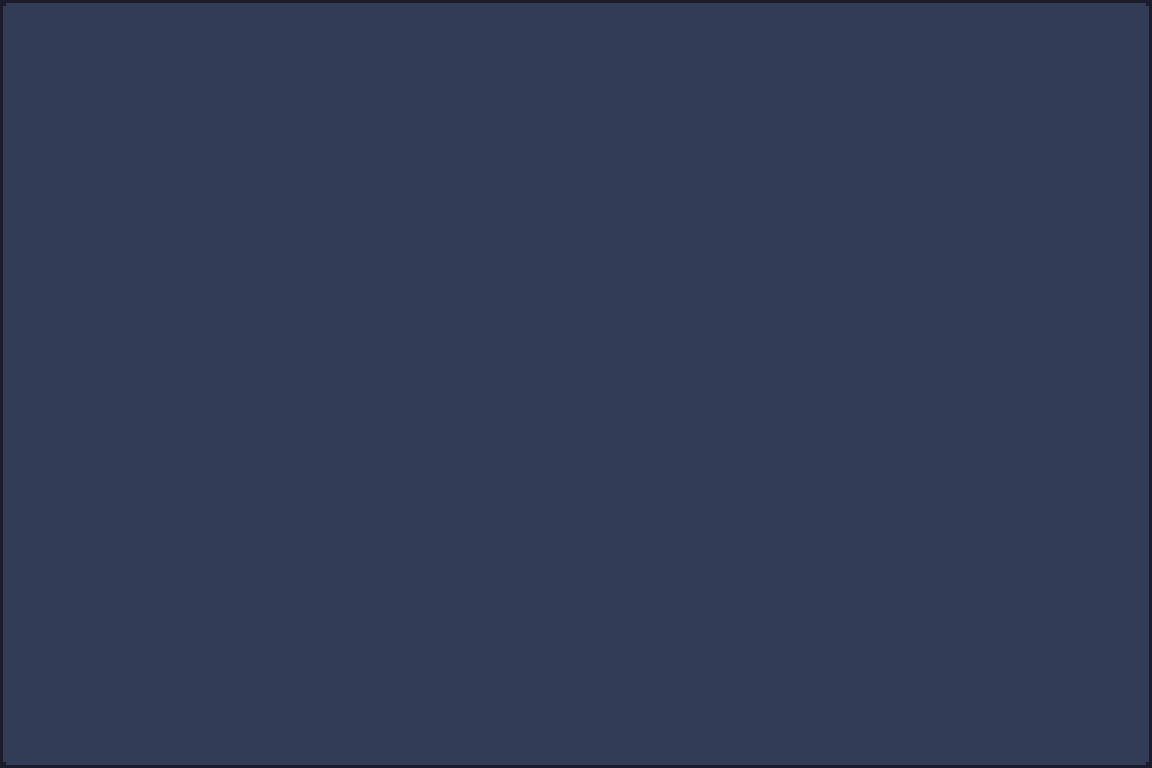

This is a level from a 2D game, rendered from its Tiled map with the project's own tilesets. A one-line summary and the complete map file follow:
An orthogonal 36x24 tile map with 32x32 px tiles, 1 tile layer (floor).

<map version="1.9" tiledversion="1.9.1" orientation="orthogonal" renderorder="right-down" width="36" height="24" tilewidth="32" tileheight="32" infinite="0" nextlayerid="2" nextobjectid="1">
 <editorsettings>
  <export target="map.tmj" format="json" />
 </editorsettings>
 <tileset firstgid="1" name="tileset" tilewidth="32" tileheight="32" tilecount="7659" columns="111">
  <image source="tileset.png" width="3552" height="2208" />
 </tileset>
 <layer id="1" name="floor" width="36" height="24">
  <data encoding="csv">
436,437,437,437,437,437,437,437,437,437,437,437,437,437,437,437,437,437,437,437,437,437,437,437,437,437,437,437,437,437,437,437,437,437,437,2147484084,
547,548,548,548,548,548,548,548,548,548,548,548,548,548,548,548,548,548,548,548,548,548,548,548,548,548,548,548,548,548,548,548,548,548,548,2147484195,
547,548,548,548,548,548,548,548,548,548,548,548,548,548,548,548,548,548,548,548,548,548,548,548,548,548,548,548,548,548,548,548,548,548,548,2147484195,
547,548,548,548,548,548,548,548,548,548,548,548,548,548,548,548,548,548,548,548,548,548,548,548,548,548,548,548,548,548,548,548,548,548,548,2147484195,
547,548,548,548,548,548,548,548,548,548,548,548,548,548,548,548,548,548,548,548,548,548,548,548,548,548,548,548,548,548,548,548,548,548,548,2147484195,
547,548,548,548,548,548,548,548,548,548,548,548,548,548,548,548,548,548,548,548,548,548,548,548,548,548,548,548,548,548,548,548,548,548,548,2147484195,
547,548,548,548,548,548,548,548,548,548,548,548,548,548,548,548,548,548,548,548,548,548,548,548,548,548,548,548,548,548,548,548,548,548,548,2147484195,
547,548,548,548,548,548,548,548,548,548,548,548,548,548,548,548,548,548,548,548,548,548,548,548,548,548,548,548,548,548,548,548,548,548,548,2147484195,
547,548,548,548,548,548,548,548,548,548,548,548,548,548,548,548,548,548,548,548,548,548,548,548,548,548,548,548,548,548,548,548,548,548,548,2147484195,
547,548,548,548,548,548,548,548,548,548,548,548,548,548,548,548,548,548,548,548,548,548,548,548,548,548,548,548,548,548,548,548,548,548,548,2147484195,
547,548,548,548,548,548,548,548,548,548,548,548,548,548,548,548,548,548,548,548,548,548,548,548,548,548,548,548,548,548,548,548,548,548,548,2147484195,
547,548,548,548,548,548,548,548,548,548,548,548,548,548,548,548,548,548,548,548,548,548,548,548,548,548,548,548,548,548,548,548,548,548,548,2147484195,
547,548,548,548,548,548,548,548,548,548,548,548,548,548,548,548,548,548,548,548,548,548,548,548,548,548,548,548,548,548,548,548,548,548,548,2147484195,
547,548,548,548,548,548,548,548,548,548,548,548,548,548,548,548,548,548,548,548,548,548,548,548,548,548,548,548,548,548,548,548,548,548,548,2147484195,
547,548,548,548,548,548,548,548,548,548,548,548,548,548,548,548,548,548,548,548,548,548,548,548,548,548,548,548,548,548,548,548,548,548,548,2147484195,
547,548,548,548,548,548,548,548,548,548,548,548,548,548,548,548,548,548,548,548,548,548,548,548,548,548,548,548,548,548,548,548,548,548,548,2147484195,
547,548,548,548,548,548,548,548,548,548,548,548,548,548,548,548,548,548,548,548,548,548,548,548,548,548,548,548,548,548,548,548,548,548,548,2147484195,
547,548,548,548,548,548,548,548,548,548,548,548,548,548,548,548,548,548,548,548,548,548,548,548,548,548,548,548,548,548,548,548,548,548,548,2147484195,
547,548,548,548,548,548,548,548,548,548,548,548,548,548,548,548,548,548,548,548,548,548,548,548,548,548,548,548,548,548,548,548,548,548,548,2147484195,
547,548,548,548,548,548,548,548,548,548,548,548,548,548,548,548,548,548,548,548,548,548,548,548,548,548,548,548,548,548,548,548,548,548,548,2147484195,
547,548,548,548,548,548,548,548,548,548,548,548,548,548,548,548,548,548,548,548,548,548,548,548,548,548,548,548,548,548,548,548,548,548,548,2147484195,
547,548,548,548,548,548,548,548,548,548,548,548,548,548,548,548,548,548,548,548,548,548,548,548,548,548,548,548,548,548,548,548,548,548,548,2147484195,
547,548,548,548,548,548,548,548,548,548,548,548,548,548,548,548,548,548,548,548,548,548,548,548,548,548,548,548,548,548,548,548,548,548,548,2147484195,
1073742260,1073742261,1073742261,1073742261,1073742261,1073742261,1073742261,1073742261,1073742261,1073742261,1073742261,1073742261,1073742261,1073742261,1073742261,1073742261,1073742261,1073742261,1073742261,1073742261,1073742261,1073742261,1073742261,1073742261,1073742261,1073742261,1073742261,1073742261,1073742261,1073742261,1073742261,1073742261,1073742261,1073742261,1073742261,3221225908
</data>
 </layer>
</map>
